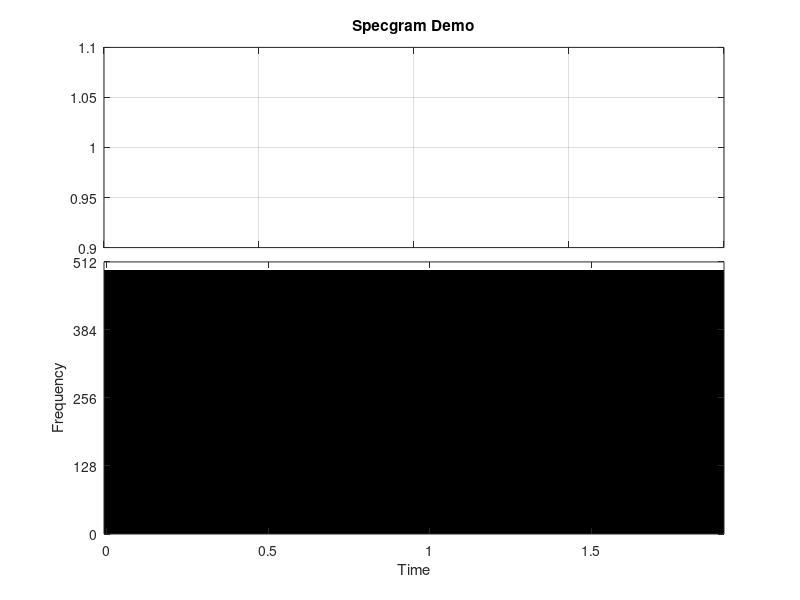

Recreate this plot in MATLAB.
## Copyright (C) 2005 Shai Ayal
##
## This program is free software; you can redistribute it and/or modify it
## under the terms of the GNU General Public License as published by
## the Free Software Foundation; either version 2, or (at your option)
## any later version.
##
## OctPlot is distributed in the hope that it will be useful, but
## WITHOUT ANY WARRANTY; without even the implied warranty of
## MERCHANTABILITY or FITNESS FOR A PARTICULAR PURPOSE.  See the GNU
## General Public License for more details.
##
## You should have received a copy of the GNU General Public License
## along with OctPlot; see the file COPYING.  If not, write to the Free
## Software Foundation, 59 Temple Place - Suite 330, Boston, MA
## 02111-1307, USA.

clf();

## signal parameters
t=[0:0.001:2];
x = chirp(t,0,2,500,"logarithmic");  # freq. sweep from 0-500 over 2 sec.
Fs=1000;                  # sampled every 0.001 sec so rate is 1 kHz
step=ceil(20*Fs/1000);    # one spectral slice every 20 ms
window=ceil(100*Fs/1000); # 100 ms data window

## plot signal
subplot(2,1,1);
plot(t,x);
grid("on");
title("Specgram Demo");
## no xticklabels
set(gca(),"xticklabel","");
## get positiotn for later
pos1=get(gca(),"position");

subplot(2,1,2);
specgram(x, 2^nextpow2(window), Fs, window, window-step);
colormap("jet");

## enlarge 2nd axes to fill almost up to first
pos2=get(gca(),"position");
set(gca(),"position",[pos2(1),pos2(2),pos2(3),0.95*(pos1(2)-pos2(2))]);

## set tick and limits at sensible location
ax=axis();
axis([ax(1),ax(2),0,512]);
set(gca(),"ytick",[0,1/4,1/2,3/4,1]*512);

